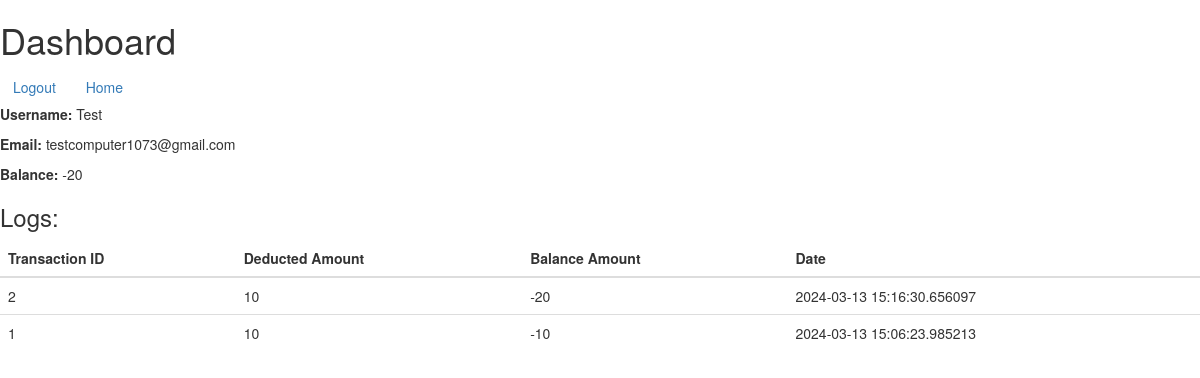
Page /dashboard (signed in) on the earlier database version.
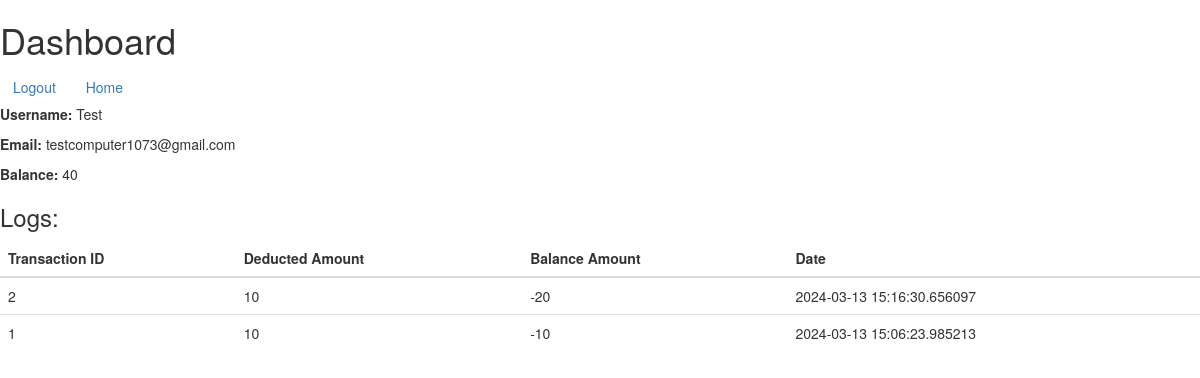
Same page on the later database version.
### web/app.py (models this page shows, shortened)
class User(db.Model):
    id = db.Column(db.Integer, primary_key=True)
    username = db.Column(db.String(20), unique=True, nullable=False)
    email = db.Column(db.String(120), unique=True, nullable=False)
    password = db.Column(db.String(60), nullable=False)
    is_admin = db.Column(db.Boolean, default=False)

class Balance(db.Model):
    id = db.Column(db.Integer, primary_key=True)
    username = db.Column(db.Integer, db.ForeignKey('user.id'), nullable=False)
    balance = db.Column(db.Integer, nullable=False, default=0)

class AmountLogs(db.Model):
    id = db.Column(db.Integer, primary_key=True)
    username = db.Column(db.Integer, db.ForeignKey('user.id'), nullable=False)
    time = db.Column(db.DateTime, nullable=False, default=datetime.datetime.utcnow())
    amount = db.Column(db.Integer, nullable=False)
    remaining_balance = db.Column(db.Integer, nullable=False)

### web/app.py (the view)
@app.route('/dashboard')
def dashboard():
    if session['username']:
        user = User.query.filter_by(username=session['username']).first()
        amount = Balance.query.filter_by(username=session['username']).first()
        logs = AmountLogs.query.filter_by(username=session['username']).order_by(AmountLogs.time.desc()).all()
        return render_template('dashboard.html', user=user, email=session['email'], amount=amount, logs=logs)
    return render_template('login.html', error='You are not logged in')

### web/templates/dashboard.html (shortened to what this page needs)
<!DOCTYPE html>
<html lang="en">
<head>
    <link rel="stylesheet" href="https://maxcdn.bootstrapcdn.com/bootstrap/3.4.1/css/bootstrap.min.css">
</head>
<body>
    <h1>Dashboard</h1>
    <a href="{{ url_for('logout') }}" class="btn btn-dark" >Logout</a>
    <a href="{{ url_for('home') }}" class="btn btn-dark" >Home</a>
    <p><b>Username: </b> {{user.username}} </p>
    <p><b>Email: </b> {{user.email}} </p>
    {% if amount.balance %}
    <p><b>Balance: </b> {{amount.balance}} </p>
    {% else %}
    <p><b>Balance: </b> 0 </p>
    {% endif %}
    <h3>Logs:</h3>
    <table class="table">
        <thead>
            <tr>
                <th>Transaction ID</th>
                <th>Deducted Amount</th>
                <th>Balance Amount</th>
                <th>Date</th>
            </tr>
        </thead>
        <tbody>
            {% for log in logs %}
            <tr>
                <td>{{log.id}}</td>
                <td>{{log.amount}}</td>
                <td>{{log.remaining_balance}}</td>
                <td>{{log.time}}</td>
            </tr>
            {% endfor %}
        </tbody>
</body>
</html>

Differences in the rows shown:
changed Balance: balance "-20" → "40"
